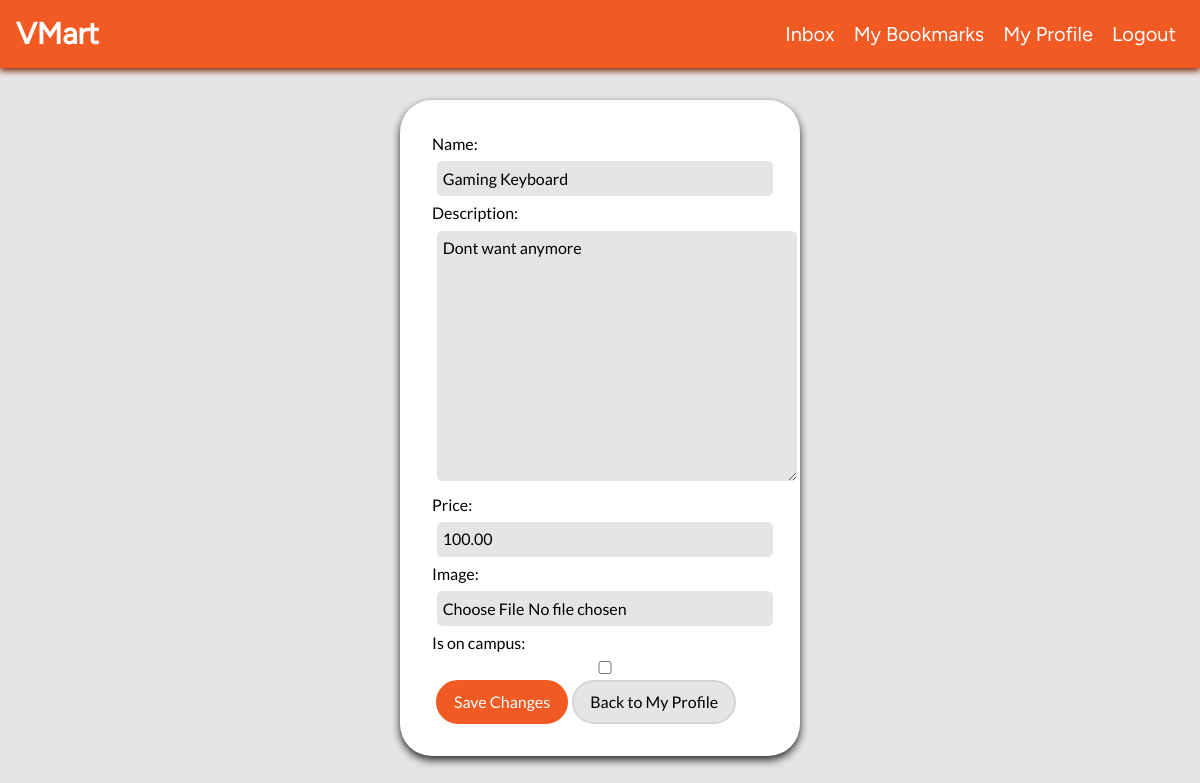
The page /edit_listing/1/ (signed in) on the database its author committed.
### market_App/models.py (models this page shows, shortened)
class Listings(models.Model):
    user = models.ForeignKey(Student, on_delete=models.CASCADE, related_name="listings")
    name = models.CharField(max_length=50)
    description = models.TextField(blank=True)
    price = models.DecimalField(max_digits=5, decimal_places=2, null=True, blank=True)
    creation_Date = models.DateTimeField(auto_now_add=True)
    is_on_campus = models.BooleanField(default=False)
    image = models.ImageField(
        upload_to='listing_images/',
        blank=True,
        null=True,
    )

### market_App/views.py (the view)
# urls.py: path('edit_listing/<int:pk>/', views.edit_listing, name='edit_listing'),
@login_required
def edit_listing(request, pk):
    listing = get_object_or_404(Listings, pk=pk, user=request.user.student)
    if request.method == "POST":
        form = Listing_Form(request.POST, request.FILES, instance=listing)
        if form.is_valid():
            form.save()
            return redirect('profile')
    else:
        form = Listing_Form(instance=listing)
    return render(request, 'edit_listing.html', {'form': form})

### market_App/forms.py
class Listing_Form(forms.ModelForm):
    class Meta:
        model = Listings
        fields = ['name', 'description', 'price', 'image', 'is_on_campus']

### market_App/templates/edit_listing.html (shortened to what this page needs)
<!DOCTYPE html>
<html lang="en">
    <head>
        <link href="../../static/output.css" rel="stylesheet" type="text/css">
    </head>
    <body class="flex flex-col font-lato bg-stone-200 justify-center items-center w-full h-full">
        <nav class="fixed top-0 z-10 flex flex-row items-center w-full bg-utrgv-orange drop-shadow-md drop-shadow-orange-900 p-4">
            <a class="text-3xl font-bold font-figtree text-white"
            href="{% url 'dashboard' %}">
            VMart
            </a>
            <div class="ms-auto">
                <a href="{% url 'inbox' %}" class="font-figtree text-xl text-white pr-2 pl-2 h-full hover:underline">Inbox</a>
                <a href="{% url 'bookmarks' %}" class="font-figtree text-xl text-white pr-2 pl-2 h-full hover:underline">My Bookmarks</a>
                <a href="{% url 'profile' %}" class="font-figtree text-xl text-white pr-2 pl-2 h-full hover:underline">My Profile</a>
                <a href="{% url 'logout' %}" class="font-figtree text-xl text-white pr-2 pl-2 h-full hover:underline">Logout</a>
            </div>
        </nav>
        <div class="flex flex-col justify-center items-center h-full w-full">
            <h2 class="text-3xl font-semibold text-center m-4 p-4">Edit Listing</h2>
            <div class="bg-white rounded-4xl drop-shadow-lg drop-shadow-zinc-800 flex flex-col w-1/3 p-8">
            <form method="POST" enctype="multipart/form-data" id="uploader">
                {{ form.as_p }}
                <div class="flex flex-row w-full">
                    <button type="submit" class="button w-max bg-utrgv-orange text-white text-center pt-2 pb-2 pr-4 pl-4 ml-1 rounded-4xl border-2 border-utrgv-orange hover:bg-white hover:text-utrgv-orange transition-colors">Save Changes</button>
                    <a href="{% url 'profile' %}" class="button w-max bg-stone-200 text-black text-center pt-2 pb-2 pr-4 pl-4 ml-1 rounded-4xl border-2 border-zinc-300 hover:border-black hover:text-black transition-colors">Back to My Profile</a>
                </div>
            </form>
            </div>
        </div>
    </body>
</html>

### market_App/templates/edit_listing.html (style rules this page uses)
#uploader input, textarea { background-color: oklch(92.3% 0.003 48.717); padding: 4pt; margin: 4pt; border-radius: 4pt; min-width: 100%; }

### rows shown on the page
Listings: name "Gaming Keyboard", description "Dont want anymore", price "100.00"
